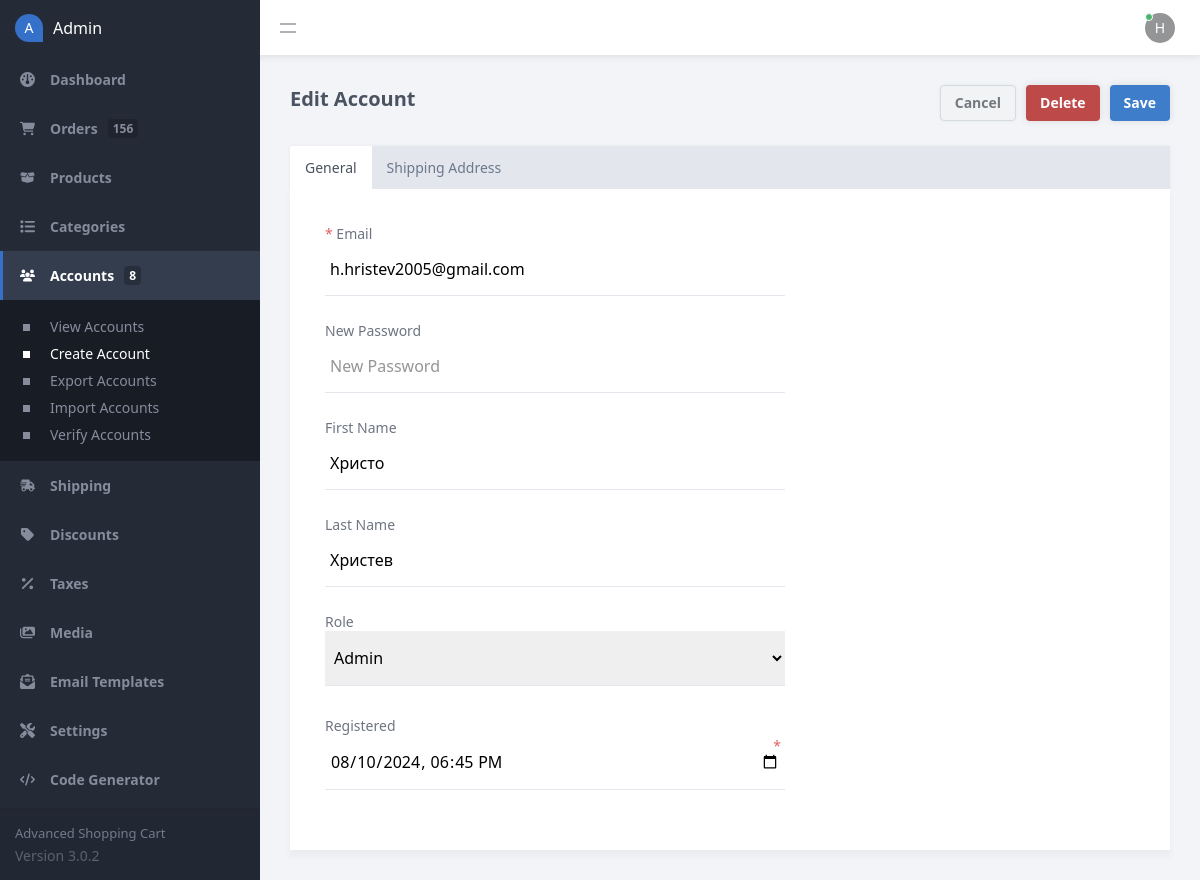
The app's page /admin/index.php?page=account&id=5 (signed in) with its own data.
### tables this page shows
CREATE TABLE `accounts` (
  `id` int(11) NOT NULL,
  `email` varchar(255) NOT NULL,
  `password` varchar(255) NOT NULL,
  `role` enum('Member','Admin','Workshop') NOT NULL DEFAULT 'Member',
  `first_name` varchar(100) NOT NULL,
  `last_name` varchar(100) NOT NULL,
  `address_street` varchar(255) NOT NULL,
  `address_city` varchar(100) NOT NULL,
  `address_state` varchar(100) NOT NULL,
  `address_zip` varchar(50) NOT NULL,
  `address_country` varchar(100) NOT NULL,
  `registered` datetime NOT NULL DEFAULT current_timestamp(),
  `workshop` int(1) NOT NULL,
  `mol` varchar(50) NOT NULL,
  `company` varchar(50) NOT NULL,
  `address_company` varchar(50) NOT NULL,
  `dds` varchar(50) NOT NULL,
  `eik` varchar(50) NOT NULL,
  `speedy` varchar(5) NOT NULL,
  `tel` varchar(15) NOT NULL,
  `status` varchar(255) NOT NULL
);

### admin/index.php (called while the page is built, shortened)
<?php
include '../functions.php';
$pdo = pdo_connect_mysql();
$page = isset($_GET['page']) && file_exists($_GET['page'] . '.php') ? $_GET['page'] : 'dashboard';
$roles_list = ['Admin', 'Workshop' ,'Member'];
$accounts_total = $pdo->query('SELECT COUNT(*) AS total FROM accounts')->fetchColumn();
$orders_total = $pdo->query('SELECT COUNT(*) AS total FROM transactions')->fetchColumn();
include $page . '.php';
?>

### admin/account.php (the view, shortened to what this page needs)
<?php
$account = [
    'email' => '',
    'password' => '',
    'role' => 'Member',
    'first_name' => '',
    'last_name' => '',
    'address_street' => '',
    'address_city' => '',
    'address_state' => '',
    'address_zip' => '',
    'address_country' => '',
    'registered' => date('Y-m-d\TH:i'),
    'workshop' => '',
];
if (isset($_GET['id'])) {
    $stmt = $pdo->prepare('SELECT * FROM accounts WHERE id = ?');
    $stmt->execute([ $_GET['id'] ]);
    $account = $stmt->fetch(PDO::FETCH_ASSOC);
    $page = 'Edit';
}
?>
<?=template_admin_header($page . ' Account', 'accounts', 'manage')?>
<form action="" method="post">
    <div class="content-title responsive-flex-wrap responsive-pad-bot-3">
        <h2 class="responsive-width-100"><?=$page?> Account</h2>
        <a href="index.php?page=accounts" class="btn alt mar-right-2">Cancel</a>
        <?php if ($page == 'Edit'): ?>
        <input type="submit" name="delete" value="Delete" class="btn red mar-right-2" onclick="return confirm('Are you sure you want to delete this account?')">
        <?php endif; ?>
        <input type="submit" name="submit" value="Save" class="btn">
    </div>
    <div class="tabs">
        <a href="#" class="active">General</a>
        <a href="#">Shipping Address</a>
    </div>
    <div class="content-block tab-content active">
        <div class="form responsive-width-100">
            <label for="email"><span class="required">*</span> Email</label>
            <input id="email" type="email" name="email" placeholder="Email" value="<?=htmlspecialchars($account['email'], ENT_QUOTES)?>" required>
            <label for="password"><?=$page == 'Edit' ? 'New ' : '<span class="required">*</span> '?>Password</label>
            <input type="password" id="password" name="password" placeholder="<?=$page == 'Edit' ? 'New ' : ''?>Password" autocomplete="new-password" value=""<?=$page == 'Edit' ? '' : ' required'?>>
            <label for="first_name">First Name</label>
            <input id="first_name" type="text" name="first_name" placeholder="Joe" value="<?=htmlspecialchars($account['first_name'], ENT_QUOTES)?>">
            <label for="last_name">Last Name</label>
            <input id="last_name" type="text" name="last_name" placeholder="Bloggs" value="<?=htmlspecialchars($account['last_name'], ENT_QUOTES)?>">
            <label for="role">Role</label>
            <select id="role" name="role" style="margin-bottom: 30px;">
                <?php foreach ($roles_list as $role): ?>
                <option value="<?=$role?>"<?=$role==$account['role']?' selected':''?>><?=$role?></option>
                <?php endforeach; ?>
            </select>
            <label for="registered"><i class="required">*</i> Registered</label>
            <input id="registered" type="datetime-local" name="registered" value="<?=date('Y-m-d\TH:i', strtotime($account['registered']))?>" required>
        </div>
    </div>
</form>
<?=template_admin_footer()?>

### records on screen
accounts: email "h.hristev2005@gmail.com", first_name "Христо", last_name "Христев", role "Admin", registered "08/10/2024 18:45"

### other values on screen
$orders_total "156"
$accounts_total "8"
substr($_SESSION['account_name'], 0, 1) "H"
$page "Edit"
